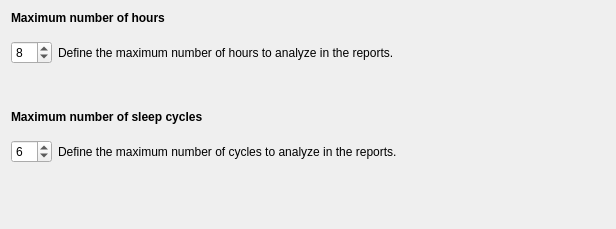
<?xml version="1.0" encoding="UTF-8"?>
<ui version="4.0">
 <class>HoursCyclesStep</class>
 <widget class="QWidget" name="HoursCyclesStep">
  <property name="geometry">
   <rect>
    <x>0</x>
    <y>0</y>
    <width>616</width>
    <height>229</height>
   </rect>
  </property>
  <property name="windowTitle">
   <string/>
  </property>
  <layout class="QVBoxLayout" name="verticalLayout">
   <item>
    <widget class="QLabel" name="label">
     <property name="text">
      <string>&lt;html&gt;&lt;head/&gt;&lt;body&gt;&lt;p&gt;&lt;span style=&quot; font-weight:600;&quot;&gt;Maximum number of hours&lt;/span&gt;&lt;/p&gt;&lt;/body&gt;&lt;/html&gt;</string>
     </property>
    </widget>
   </item>
   <item>
    <spacer name="verticalSpacer_3">
     <property name="orientation">
      <enum>Qt::Vertical</enum>
     </property>
     <property name="sizeType">
      <enum>QSizePolicy::Fixed</enum>
     </property>
     <property name="sizeHint" stdset="0">
      <size>
       <width>20</width>
       <height>10</height>
      </size>
     </property>
    </spacer>
   </item>
   <item>
    <layout class="QHBoxLayout" name="horizontalLayout">
     <item>
      <widget class="QSpinBox" name="spinBox_hours">
       <property name="minimum">
        <number>1</number>
       </property>
       <property name="maximum">
        <number>48</number>
       </property>
       <property name="value">
        <number>8</number>
       </property>
      </widget>
     </item>
     <item>
      <widget class="QLabel" name="label_3">
       <property name="text">
        <string>Define the maximum number of hours to analyze in the reports.</string>
       </property>
      </widget>
     </item>
     <item>
      <spacer name="horizontalSpacer">
       <property name="orientation">
        <enum>Qt::Horizontal</enum>
       </property>
       <property name="sizeHint" stdset="0">
        <size>
         <width>40</width>
         <height>20</height>
        </size>
       </property>
      </spacer>
     </item>
    </layout>
   </item>
   <item>
    <spacer name="verticalSpacer_2">
     <property name="orientation">
      <enum>Qt::Vertical</enum>
     </property>
     <property name="sizeType">
      <enum>QSizePolicy::Minimum</enum>
     </property>
     <property name="sizeHint" stdset="0">
      <size>
       <width>20</width>
       <height>40</height>
      </size>
     </property>
    </spacer>
   </item>
   <item>
    <widget class="QLabel" name="label_2">
     <property name="text">
      <string>&lt;html&gt;&lt;head/&gt;&lt;body&gt;&lt;p&gt;&lt;span style=&quot; font-weight:600;&quot;&gt;Maximum number of sleep cycles&lt;/span&gt;&lt;/p&gt;&lt;/body&gt;&lt;/html&gt;</string>
     </property>
    </widget>
   </item>
   <item>
    <spacer name="verticalSpacer_4">
     <property name="orientation">
      <enum>Qt::Vertical</enum>
     </property>
     <property name="sizeType">
      <enum>QSizePolicy::Fixed</enum>
     </property>
     <property name="sizeHint" stdset="0">
      <size>
       <width>20</width>
       <height>10</height>
      </size>
     </property>
    </spacer>
   </item>
   <item>
    <layout class="QHBoxLayout" name="horizontalLayout_2">
     <item>
      <widget class="QSpinBox" name="spinBox_cycles">
       <property name="minimum">
        <number>1</number>
       </property>
       <property name="maximum">
        <number>12</number>
       </property>
       <property name="value">
        <number>6</number>
       </property>
      </widget>
     </item>
     <item>
      <widget class="QLabel" name="label_4">
       <property name="text">
        <string>Define the maximum number of cycles to analyze in the reports.</string>
       </property>
      </widget>
     </item>
     <item>
      <spacer name="horizontalSpacer_2">
       <property name="orientation">
        <enum>Qt::Horizontal</enum>
       </property>
       <property name="sizeHint" stdset="0">
        <size>
         <width>40</width>
         <height>20</height>
        </size>
       </property>
      </spacer>
     </item>
    </layout>
   </item>
   <item>
    <spacer name="verticalSpacer">
     <property name="orientation">
      <enum>Qt::Vertical</enum>
     </property>
     <property name="sizeHint" stdset="0">
      <size>
       <width>20</width>
       <height>9</height>
      </size>
     </property>
    </spacer>
   </item>
  </layout>
 </widget>
 <resources>
  <include location="../../../../../snooz-toolbox/src/main/python/ui/themes/themes.qrc"/>
 </resources>
 <connections/>
</ui>
